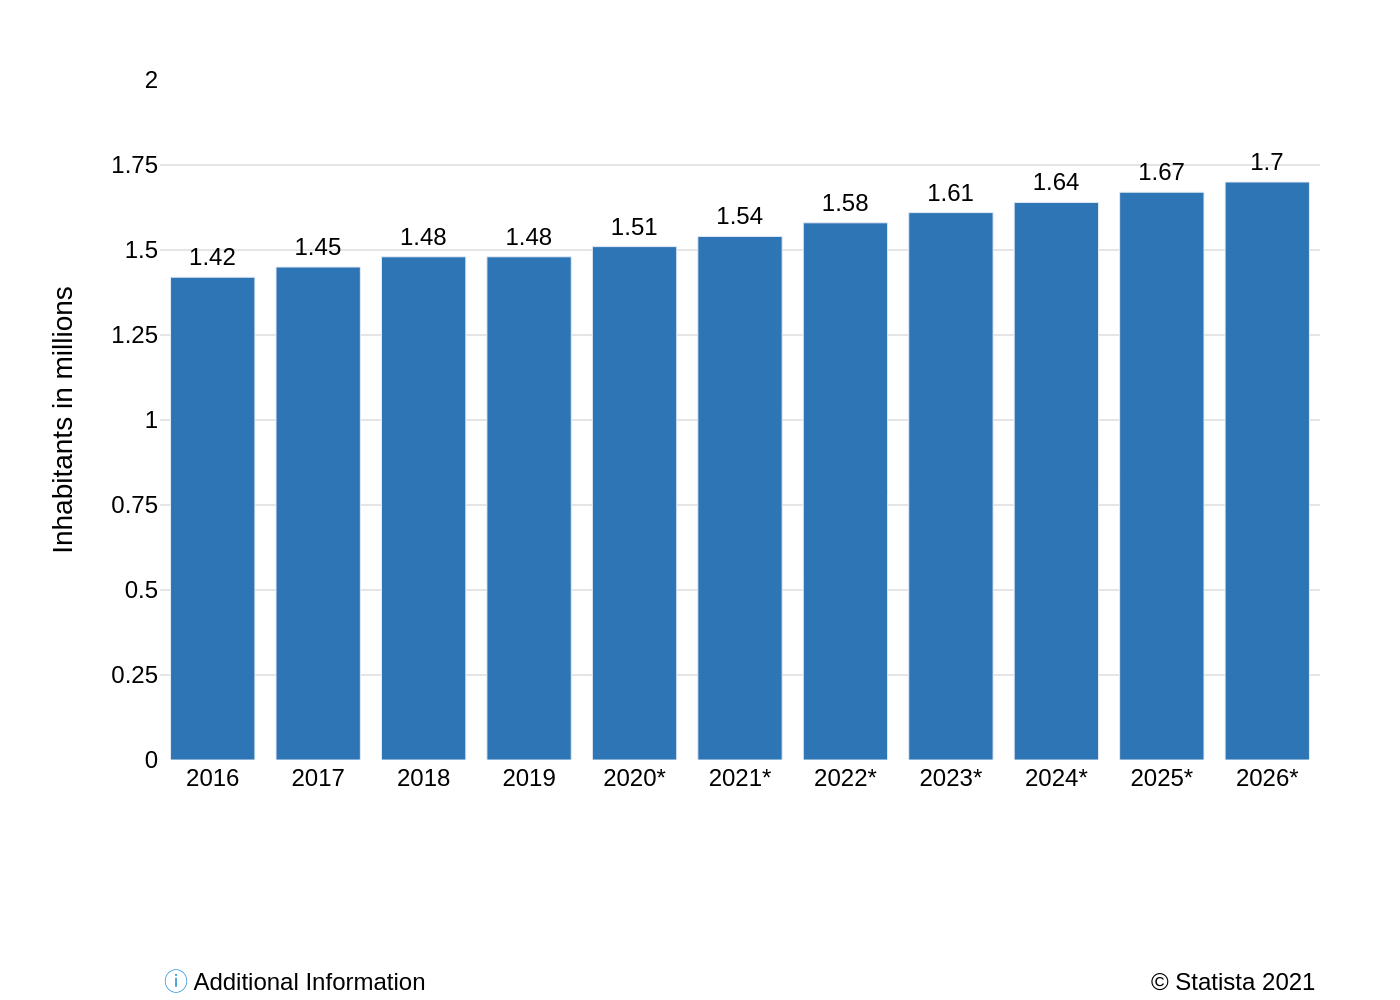

Source code (Python):
import sys
import json
import plotly.graph_objects as go
from pathlib import Path

# The script requires the path to the JSON file as a command-line argument.
if len(sys.argv) != 2:
    print(f"Usage: python {Path(__file__).name} <json_file_path>")
    sys.exit(1)

json_file_path = sys.argv[1]

# Read the chart data and configuration from the specified JSON file.
with open(json_file_path, 'r', encoding='utf-8') as f:
    chart_info = json.load(f)

# Extract data, texts, and colors from the loaded JSON object.
data_points = chart_info['chart_data']
texts = chart_info['texts']
colors = chart_info['colors']

# Prepare data series for Plotly.
categories = [item['category'] for item in data_points]
values = [item['value'] for item in data_points]

# Create a new figure object.
fig = go.Figure()

# Add a bar trace for the data series.
fig.add_trace(go.Bar(
    x=categories,
    y=values,
    text=values,
    textposition='outside',
    marker_color=colors[0],
    cliponaxis=False,
    textfont=dict(
        family="Arial",
        size=12,
        color='black'
    )
))

# Apply HTML styling to color the info icons in the note and source text.
note_text = texts.get('note', '').replace('ⓘ', '<span style="color:#3498DB;">ⓘ</span>')
source_text = texts.get('source', '').replace('ⓘ', '<span style="color:#3498DB;">ⓘ</span>')

# Configure the chart layout, including fonts, axes, margins, and annotations.
fig.update_layout(
    font=dict(family="Arial", size=12, color="black"),
    title_text=texts.get('title'),
    yaxis=dict(
        title_text=texts.get('y_axis_title'),
        range=[0, 2],
        tickmode='array',
        tickvals=[0, 0.25, 0.5, 0.75, 1, 1.25, 1.5, 1.75, 2],
        showgrid=True,
        gridcolor='#E5E5E5',
        zeroline=False
    ),
    xaxis=dict(
        title_text=texts.get('x_axis_title'),
        showgrid=False,
        tickfont=dict(size=12)
    ),
    plot_bgcolor='white',
    showlegend=False,
    margin=dict(l=80, r=40, t=40, b=120),
    annotations=[
        dict(
            showarrow=False,
            text=note_text,
            xref="paper",
            yref="paper",
            x=0,
            y=-0.3,
            xanchor='left',
            yanchor='top',
            align='left',
            font=dict(size=12)
        ),
        dict(
            showarrow=False,
            text=source_text,
            xref="paper",
            yref="paper",
            x=1,
            y=-0.3,
            xanchor='right',
            yanchor='top',
            align='right',
            font=dict(size=12)
        )
    ]
)

# Derive the output filename from the input JSON file's base name.
output_filename_base = Path(json_file_path).stem
output_png_path = f"{output_filename_base}.png"

# Save the generated chart to a high-resolution PNG file.
fig.write_image(output_png_path, scale=2)

print(f"Chart saved to {output_png_path}")
